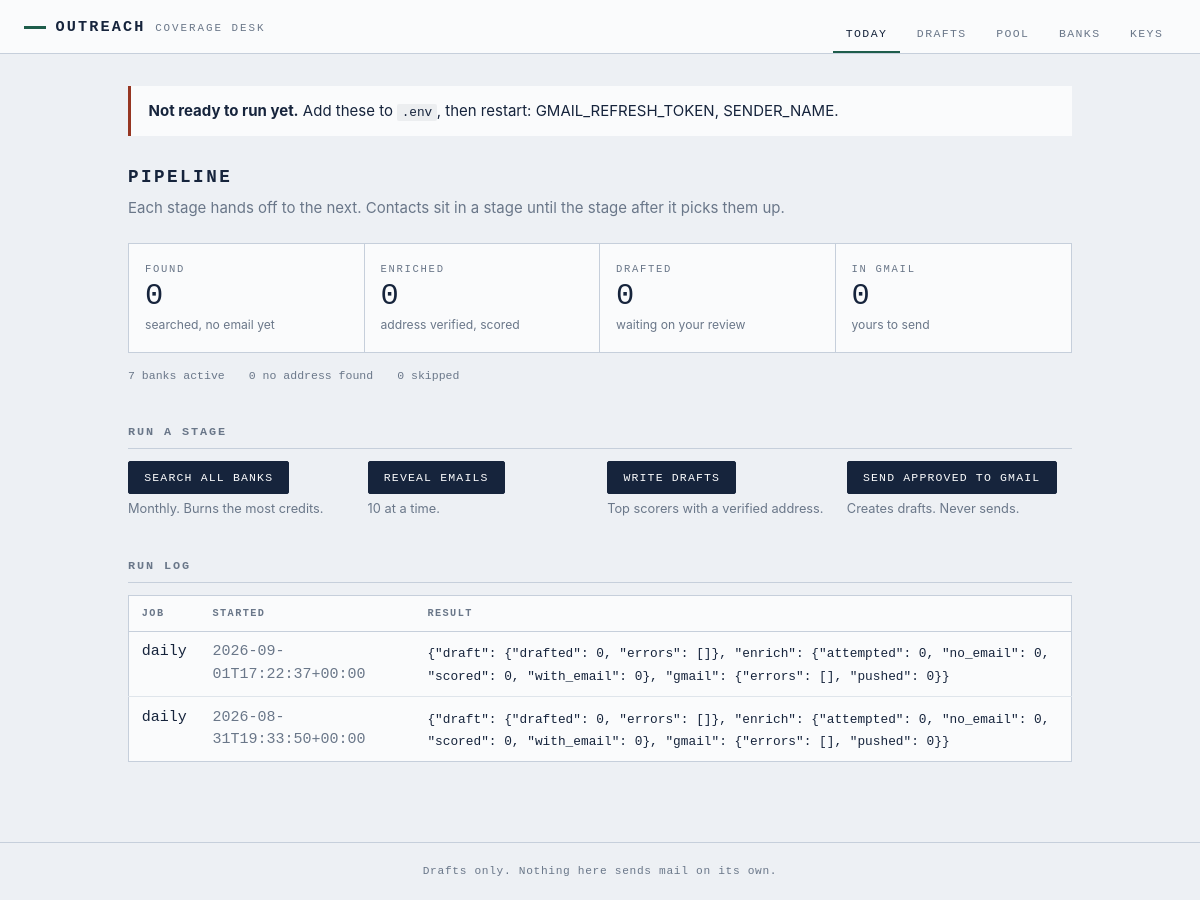
Before: / with the older database file.
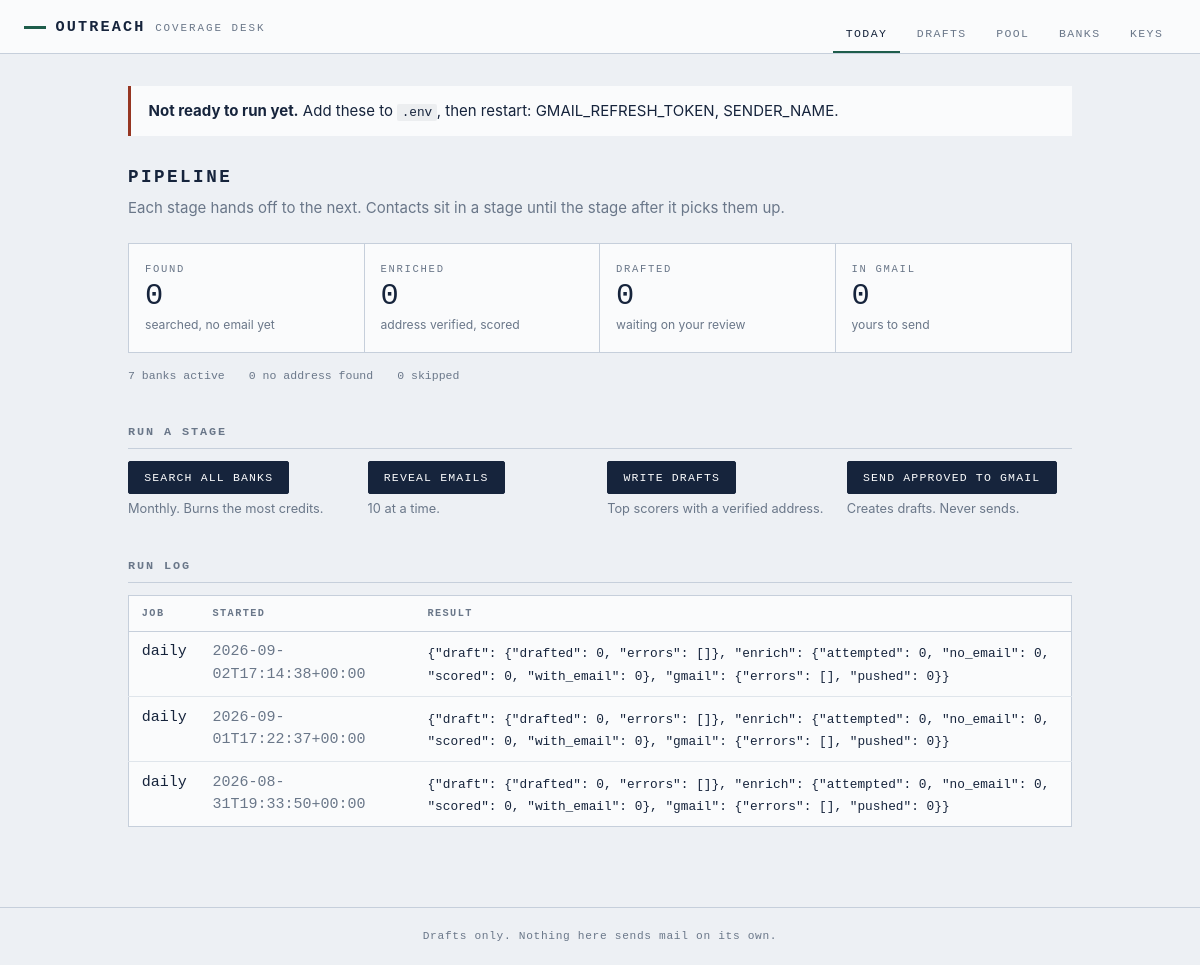
After: the same page with the newer database file.
### tables this page shows
CREATE TABLE runs (
    id          INTEGER PRIMARY KEY,
    kind        TEXT,
    started_at  TEXT,
    finished_at TEXT,
    stats       TEXT,
    error       TEXT
);

### web/app.py (the view)
@app.get("/", response_class=HTMLResponse)
def dashboard(request: Request):
    with db.session() as conn:
        counts = db.counts(conn)
        runs = [dict(r) for r in db.recent_runs(conn, 8)]
    for r in runs:
        r["stats"] = json.loads(r["stats"]) if r["stats"] else {}
    return render(request, "dashboard.html", counts=counts, runs=runs,
                  gaps=settings.missing())

### web/templates/dashboard.html
{% extends "base.html" %}
{% block content %}
{% if gaps %}
<div class="notice">
  <p><strong>Not ready to run yet.</strong> Add these to <code>.env</code>, then
  restart: {{ gaps | join(", ") }}.</p>
</div>
{% endif %}
<section class="stage-flow">
  <h1>Pipeline</h1>
  <p class="lede">Each stage hands off to the next. Contacts sit in a stage until
  the stage after it picks them up.</p>
  <ol class="stages">
    <li>
      <span class="stage-name">Found</span>
      <span class="stage-count">{{ counts.get('new', 0) }}</span>
      <span class="stage-note">searched, no email yet</span>
    </li>
    <li>
      <span class="stage-name">Enriched</span>
      <span class="stage-count">{{ counts.get('enriched', 0) }}</span>
      <span class="stage-note">address verified, scored</span>
    </li>
    <li>
      <span class="stage-name">Drafted</span>
      <span class="stage-count">{{ counts.get('drafted', 0) }}</span>
      <span class="stage-note">waiting on your review</span>
    </li>
    <li>
      <span class="stage-name">In Gmail</span>
      <span class="stage-count">{{ counts.get('queued', 0) }}</span>
      <span class="stage-note">yours to send</span>
    </li>
  </ol>
  <div class="stage-aside">
    <span>{{ counts.get('banks', 0) }} banks active</span>
    <span>{{ counts.get('no_email', 0) }} no address found</span>
    <span>{{ counts.get('skipped', 0) }} skipped</span>
  </div>
</section>
<section class="controls">
  <h2>Run a stage</h2>
  <div class="control-row">
    <form method="post" action="/run/refresh">
      <button type="submit">Search all banks</button>
      <span class="hint">Monthly. Burns the most credits.</span>
    </form>
    <form method="post" action="/run/enrich">
      <button type="submit">Reveal emails</button>
      <span class="hint">{{ cfg.enrich_batch if cfg else 10 }} at a time.</span>
    </form>
    <form method="post" action="/run/draft">
      <button type="submit">Write drafts</button>
      <span class="hint">Top scorers with a verified address.</span>
    </form>
    <form method="post" action="/run/push">
      <button type="submit">Send approved to Gmail</button>
      <span class="hint">Creates drafts. Never sends.</span>
    </form>
  </div>
</section>
<section>
  <h2>Run log</h2>
  {% if runs %}
  <table class="ledger">
    <thead>
      <tr><th>Job</th><th>Started</th><th>Result</th></tr>
    </thead>
    <tbody>
      {% for r in runs %}
      <tr>
        <td class="mono">{{ r.kind }}</td>
        <td class="mono dim">{{ r.started_at }}</td>
        <td>
          {% if r.error %}<span class="bad">{{ r.error }}</span>
          {% elif not r.finished_at %}<span class="dim">running</span>
          {% else %}<span class="mono small">{{ r.stats | tojson }}</span>{% endif %}
        </td>
      </tr>
      {% endfor %}
    </tbody>
  </table>
  {% else %}
  <p class="empty">No runs yet. Load your bank list, then search.</p>
  {% endif %}
</section>
{% endblock %}

### web/templates/base.html (shortened to what this page needs)
<!DOCTYPE html>
<html lang="en">
<head>
<link rel="stylesheet" href="/static/style.css">
</head>
<body>
<header class="masthead">
  <div class="masthead-mark">
    <span class="mark-rule"></span>
    <span class="mark-name">Outreach</span>
    <span class="mark-sub">coverage desk</span>
  </div>
  <nav>
    <a href="/" class="{{ 'on' if nav == 'dashboard' }}">Today</a>
    <a href="/drafts" class="{{ 'on' if nav == 'drafts' }}">Drafts</a>
    <a href="/contacts" class="{{ 'on' if nav == 'contacts' }}">Pool</a>
    <a href="/banks" class="{{ 'on' if nav == 'banks' }}">Banks</a>
    <a href="/settings" class="{{ 'on' if nav == 'settings' }}">Keys</a>
  </nav>
</header>
<main>
{% block content %}{% endblock %}
</main>
<footer>
  <span>Drafts only. Nothing here sends mail on its own.</span>
</footer>
</body>
</html>

### web/static/style.css (style rules this page uses)
:root { --paper: #EDF0F4; --card: #FAFBFC; --ink: #16243C; --rule: #C6CFDB; --ledger: #1E5D4B; --flag: #963622; --muted: #6A7789; --mono: ui-monospace, "SF Mono", "Cascadia Mono", Menlo, Consolas, monospace; --serif: Charter, "Bitstream Charter", "Iowan Old Style", Georgia, serif; --sans: -apple-system, BlinkMacSystemFont, "Segoe UI", Inter, system-ui, sans-serif; --gap: 1.25rem; }
* { box-sizing: border-box; }
body { margin: 0; background: var(--paper); color: var(--ink); font-family: var(--sans); font-size: 15px; line-height: 1.5; -webkit-font-smoothing: antialiased; }
main { max-width: 62rem; margin: 0 auto; padding: 2rem 1.5rem 5rem; }
.masthead { border-bottom: 1px solid var(--rule); background: var(--card); padding: 1rem 1.5rem 0; display: flex; flex-wrap: wrap; align-items: flex-end; justify-content: space-between; gap: 1rem; }
.masthead-mark { display: flex; align-items: baseline; gap: .6rem; padding-bottom: .9rem; }
.mark-rule { width: 22px; height: 3px; background: var(--ledger); align-self: center; }
.mark-name { font-family: var(--mono); font-size: .95rem; font-weight: 600; letter-spacing: .14em; text-transform: uppercase; }
.mark-sub { font-family: var(--mono); font-size: .68rem; letter-spacing: .18em; text-transform: uppercase; color: var(--muted); }
.masthead nav { display: flex; gap: .25rem; }
.masthead nav a { font-family: var(--mono); font-size: .72rem; letter-spacing: .12em; text-transform: uppercase; text-decoration: none; color: var(--muted); padding: .55rem .8rem; border-bottom: 2px solid transparent; }
.masthead nav a.on { color: var(--ink); border-bottom-color: var(--ledger); }
h1 { font-family: var(--mono); font-size: 1.1rem; font-weight: 600; letter-spacing: .14em; text-transform: uppercase; margin: 0 0 .4rem; }
h2 { font-family: var(--mono); font-size: .74rem; font-weight: 600; letter-spacing: .16em; text-transform: uppercase; color: var(--muted); margin: 2.5rem 0 .75rem; padding-bottom: .4rem; border-bottom: 1px solid var(--rule); }
.lede { color: var(--muted); max-width: 46rem; margin: 0 0 1.5rem; }
.hint { color: var(--muted); font-size: .8rem; }
.small { font-size: .8rem; }
.dim { color: var(--muted); }
.mono { font-family: var(--mono); font-variant-numeric: tabular-nums; }
code { font-family: var(--mono); font-size: .85em; background: rgba(22, 36, 60, .06); padding: .1em .35em; border-radius: 2px; }
.notice { border-left: 3px solid var(--flag); background: var(--card); padding: .85rem 1.1rem; margin-bottom: 1.75rem; }
.notice p { margin: 0; }
.stages { list-style: none; margin: 0 0 .9rem; padding: 0; display: grid; grid-template-columns: repeat(4, 1fr); border: 1px solid var(--rule); background: var(--card); }
.stages li { padding: 1.1rem 1rem; border-right: 1px solid var(--rule); display: flex; flex-direction: column; gap: .15rem; }
.stages li:last-child { border-right: 0; }
.stage-name { font-family: var(--mono); font-size: .66rem; letter-spacing: .16em; text-transform: uppercase; color: var(--muted); }
.stage-count { font-family: var(--mono); font-size: 1.9rem; font-variant-numeric: tabular-nums; line-height: 1.1; }
.stage-note { font-size: .76rem; color: var(--muted); }
.stage-aside { display: flex; flex-wrap: wrap; gap: 1.5rem; font-family: var(--mono); font-size: .72rem; color: var(--muted); }
.control-row { display: grid; gap: .9rem; grid-template-columns: repeat(auto-fit, minmax(13rem, 1fr)); }
.control-row form { display: flex; flex-direction: column; gap: .3rem; align-items: flex-start; }
button { font-family: var(--mono); font-size: .72rem; letter-spacing: .1em; text-transform: uppercase; padding: .55rem .95rem; border: 1px solid var(--ink); background: var(--ink); color: var(--card); border-radius: 2px; cursor: pointer; }
.ledger { width: 100%; border-collapse: collapse; background: var(--card); border: 1px solid var(--rule); }
.ledger th { font-family: var(--mono); font-size: .64rem; letter-spacing: .14em; text-transform: uppercase; color: var(--muted); text-align: left; padding: .6rem .8rem; border-bottom: 1px solid var(--rule); font-weight: 600; }
.ledger td { padding: .6rem .8rem; border-bottom: 1px solid rgba(198, 207, 219, .5); vertical-align: top; }
.ledger tbody tr:last-child td { border-bottom: 0; }
footer { border-top: 1px solid var(--rule); padding: 1.25rem 1.5rem; font-family: var(--mono); font-size: .7rem; letter-spacing: .06em; color: var(--muted); text-align: center; }

Changed rows visible on the page:
added runs: kind "daily", started_at "2026-09-02T17:14:38+00:00", stats|tojson "{\"draft\": {\"drafted\": 0, \"errors\": []}, \"enrich\": {\"attempted\": 0, \"no_email\": 0, \"scored\": 0, \"with_email\": 0}, \"gmail\": {\"errors\": [], \"pushed\": 0}}"
